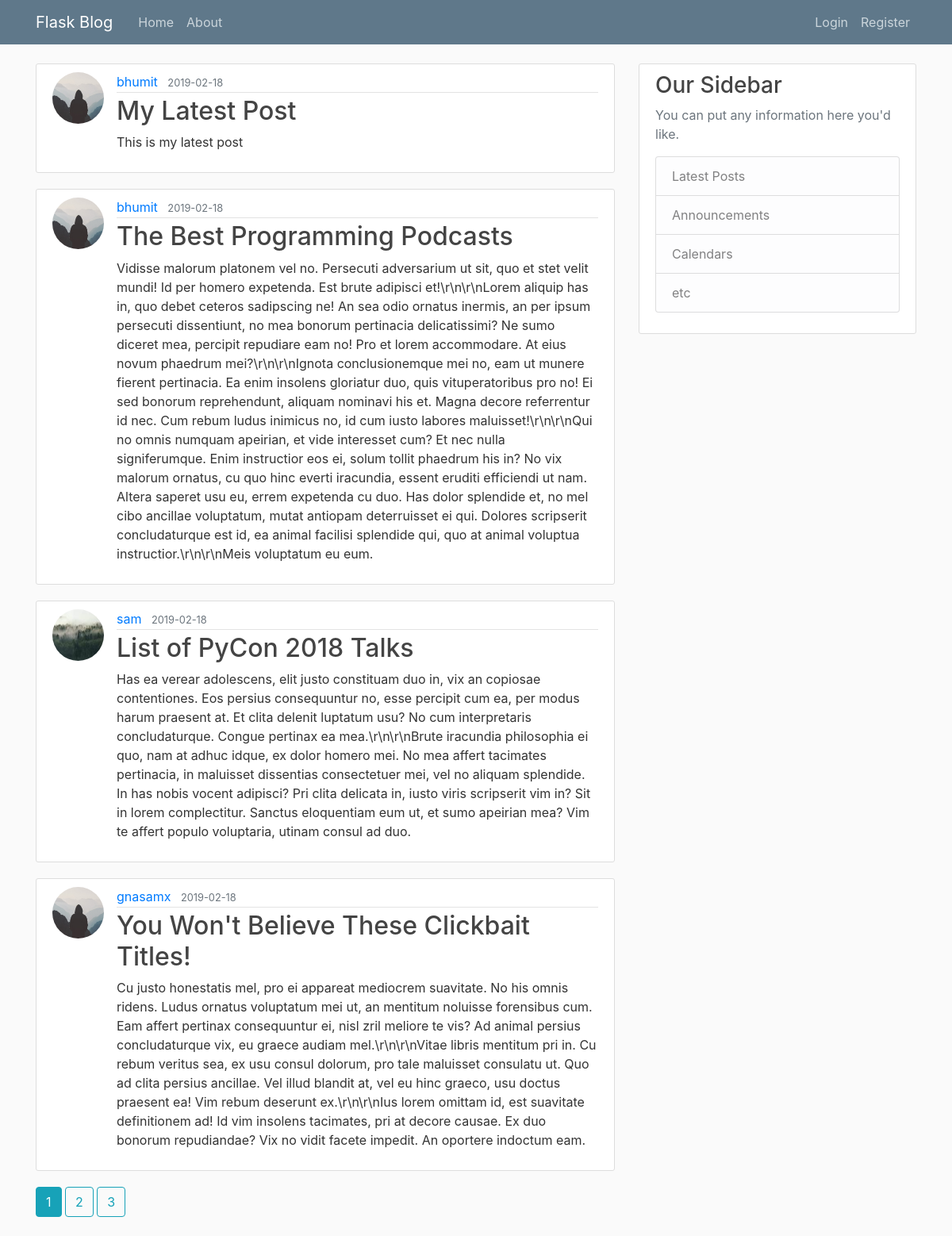
The page / on the database its author committed.
### flaskblog/models.py (models this page shows, shortened)
class Post(db.Model):
    id = db.Column(db.Integer, primary_key=True)
    title = db.Column(db.String(100), nullable=False)
    date_posted = db.Column(db.DateTime, nullable=False,
                            default=datetime.utcnow)
    content = db.Column(db.Text, nullable=False)
    user_id = db.Column(db.Integer, db.ForeignKey('user.id'), nullable=False)

class User(db.Model, UserMixin):
    id = db.Column(db.Integer, primary_key=True)
    username = db.Column(db.String(20), unique=True, nullable=False)
    email = db.Column(db.String(120), unique=True, nullable=False)
    image_file = db.Column(db.String(20), nullable=False,
                           default='default.jpg')
    password = db.Column(db.String(60), nullable=False)
    posts = db.relationship('Post', backref='author', lazy=True)

### flaskblog/routes.py (the view)
@app.route('/')
def home():
    page = request.args.get('page', 1, type=int)
    posts = Post.query.order_by(
        Post.date_posted.desc()).paginate(page=page, per_page=4)
    return render_template('home.html', posts=posts)

### flaskblog/templates/home.html (shortened to what this page needs)
{% extends "layout.html" %} {% block content %} {% for post in posts.items %}
<article class="media content-section">
  <img
    src="{{ url_for('static', filename='profile_pics/' + post.author.image_file) }}"
    alt="Avatar"
    class="rounded-circle article-img"
  />
  <div class="media-body">
    <div class="article-metadata">
      <a class="mr-2" href="{{ url_for('user_posts', username=post.author.username) }}">{{ post.author.username }}</a>
      <small class="text-muted">{{
        post.date_posted.strftime('%Y-%m-%d')
      }}</small>
    </div>
    <h2>
      <a class="article-title" href="{{url_for('post', post_id=post.id)}}">{{
        post.title
      }}</a>
    </h2>
    <p class="article-content">{{ post.content }}</p>
  </div>
</article>
{% endfor %} {% for page_num in posts.iter_pages(left_edge=1,
right_edge=1,left_current=1, right_current=2) %}
{% if page_num %}
   {% if posts.page == page_num %}
      <a class="btn btn-info mb-4" href="{{url_for('home', page=page_num)}}">{{ page_num }}</a>
  {% else %}
    <a class="btn btn-outline-info mb-4" href="{{url_for('home', page=page_num)}}">{{ page_num }}</a>
  {% endif %}
{% endif %} {% endfor%} {% endblock %}

### flaskblog/static/main.css (style rules this page uses)
body { background: #fafafa; color: #333333; margin-top: 5rem; }
h1, h2, h3, h4, h5, h6 { color: #444444; }
.content-section { background: #ffffff; padding: 10px 20px; border: 1px solid #dddddd; border-radius: 3px; margin-bottom: 20px; }
.article-title { color: #444444; }
.article-content { white-space: pre-line; }
.article-img { height: 65px; width: 65px; margin-right: 16px; }
.article-metadata { padding-bottom: 1px; margin-bottom: 4px; border-bottom: 1px solid #e3e3e3 }

### rows shown on the page
Post: image_file (placeholder picture), author.username "bhumit", date_posted "2019-02-18", title "My Latest Post", content "This is my latest post"
Post: image_file (placeholder picture), author.username "bhumit", date_posted "2019-02-18", title "The Best Programming Podcasts", content "Vidisse malorum platonem vel no. Persecuti adversarium ut sit, quo et stet velit mundi! Id per homero expetenda. Est brute adipisci et!\\r\\n\\r\\nLorem aliquip has in, quo debet ceteros sadipscing ne! An sea odio ornatus inermis, an per ipsum persecuti dissentiunt, no mea bonorum pertinacia delicatissimi? Ne sumo diceret mea, percipit repudiare eam no! Pro et lorem accommodare. At eius novum phaedrum mei?\\r\\n\\r\\nIgnota conclusionemque mei no, eam ut munere fierent pertinacia. Ea enim insolens gloriatur duo, quis vituperatoribus pro no! Ei sed bonorum reprehendunt, aliquam nominavi his et. Magna decore referrentur id nec. Cum rebum ludus inimicus no, id cum iusto labores maluisset!\\r\\n\\r\\nQui…"
Post: image_file (picture), author.username "sam", date_posted "2019-02-18", title "List of PyCon 2018 Talks", content "Has ea verear adolescens, elit justo constituam duo in, vix an copiosae contentiones. Eos persius consequuntur no, esse percipit cum ea, per modus harum praesent at. Et clita delenit luptatum usu? No cum interpretaris concludaturque. Congue pertinax ea mea.\\r\\n\\r\\nBrute iracundia philosophia ei quo, nam at adhuc idque, ex dolor homero mei. No mea affert tacimates pertinacia, in maluisset dissentias consectetuer mei, vel no aliquam splendide. In has nobis vocent adipisci? Pri clita delicata in, iusto viris scripserit vim in? Sit in lorem complectitur. Sanctus eloquentiam eum ut, et sumo apeirian mea? Vim te affert populo voluptaria, utinam consul ad duo."
Post: image_file (placeholder picture), author.username "gnasamx", date_posted "2019-02-18", title "You Won't Believe These Clickbait Titles!", content "Cu justo honestatis mel, pro ei appareat mediocrem suavitate. No his omnis ridens. Ludus ornatus voluptatum mei ut, an mentitum noluisse forensibus cum. Eam affert pertinax consequuntur ei, nisl zril meliore te vis? Ad animal persius concludaturque vix, eu graece audiam mel.\\r\\n\\r\\nVitae libris mentitum pri in. Cu rebum veritus sea, ex usu consul dolorum, pro tale maluisset consulatu ut. Quo ad clita persius ancillae. Vel illud blandit at, vel eu hinc graeco, usu doctus praesent ea! Vim rebum deserunt ex.\\r\\n\\r\\nIus lorem omittam id, est suavitate definitionem ad! Id vim insolens tacimates, pri at decore causae. Ex duo bonorum repudiandae? Vix no vidit facete impedit. An oportere indoctum…"

### other values the page prints
{{ page_num }} "1"
{{ page_num }} "2" "3"
